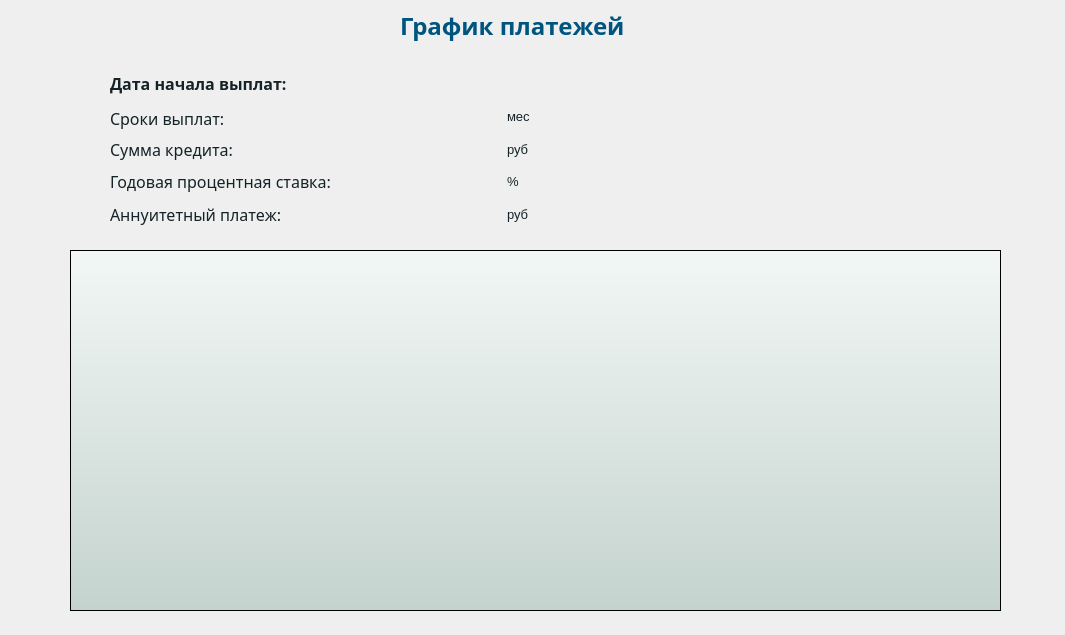
<?xml version="1.0" encoding="UTF-8"?>
<ui version="4.0">
 <class>secondwindow</class>
 <widget class="QDialog" name="secondwindow">
  <property name="geometry">
   <rect>
    <x>0</x>
    <y>0</y>
    <width>1065</width>
    <height>635</height>
   </rect>
  </property>
  <property name="font">
   <font>
    <underline>true</underline>
   </font>
  </property>
  <property name="windowTitle">
   <string>Dialog</string>
  </property>
  <property name="styleSheet">
   <string notr="true">QDialog{background-image: url(:/resources/img/амва1.png);}
QTableView{
background-color: qlineargradient(spread:pad, x1:0, y1:1, x2:0, y2:0, stop:1 rgba(242, 247, 245), stop:0 rgba(196, 211, 206));}

QLabel{color: rgb(20, 35, 39);}

RecordSheet::item {
border: 0px;
color: black;
padding: 1px 0px 0px 3px;
}
RecordSheet::item:selected, RecordSheet::item:selected:!active {
background-color: #e8b417;
color: black;
}</string>
  </property>
  <widget class="QLabel" name="label">
   <property name="geometry">
    <rect>
     <x>400</x>
     <y>10</y>
     <width>271</width>
     <height>31</height>
    </rect>
   </property>
   <property name="font">
    <font>
     <family>GOST type B (plotter)</family>
     <pointsize>18</pointsize>
     <weight>75</weight>
     <bold>true</bold>
     <underline>false</underline>
     <strikeout>false</strikeout>
    </font>
   </property>
   <property name="styleSheet">
    <string notr="true">color: rgb(0, 85, 127);</string>
   </property>
   <property name="text">
    <string>График платежей</string>
   </property>
  </widget>
  <widget class="QTableView" name="tableView">
   <property name="geometry">
    <rect>
     <x>70</x>
     <y>250</y>
     <width>931</width>
     <height>361</height>
    </rect>
   </property>
   <property name="styleSheet">
    <string notr="true">font: 12pt &quot;MS Sans Serif&quot;;

</string>
   </property>
  </widget>
  <widget class="QWidget" name="gridLayoutWidget">
   <property name="geometry">
    <rect>
     <x>110</x>
     <y>70</y>
     <width>561</width>
     <height>158</height>
    </rect>
   </property>
   <layout class="QGridLayout" name="gridLayout">
    <item row="4" column="0">
     <widget class="QLabel" name="label_6">
      <property name="font">
       <font>
        <family>GOST type B (plotter)</family>
        <pointsize>12</pointsize>
       </font>
      </property>
      <property name="styleSheet">
       <string notr="true"/>
      </property>
      <property name="text">
       <string>Аннуитетный платеж:</string>
      </property>
     </widget>
    </item>
    <item row="2" column="1">
     <widget class="QLabel" name="L3">
      <property name="font">
       <font>
        <family>MS Sans Serif</family>
        <pointsize>12</pointsize>
        <underline>false</underline>
       </font>
      </property>
      <property name="frameShape">
       <enum>QFrame::NoFrame</enum>
      </property>
      <property name="text">
       <string/>
      </property>
      <property name="alignment">
       <set>Qt::AlignRight|Qt::AlignTrailing|Qt::AlignVCenter</set>
      </property>
     </widget>
    </item>
    <item row="3" column="0">
     <widget class="QLabel" name="label_4">
      <property name="font">
       <font>
        <family>GOST type B (plotter)</family>
        <pointsize>12</pointsize>
       </font>
      </property>
      <property name="styleSheet">
       <string notr="true"/>
      </property>
      <property name="text">
       <string>Годовая процентная ставка:</string>
      </property>
     </widget>
    </item>
    <item row="2" column="0">
     <widget class="QLabel" name="label_1">
      <property name="enabled">
       <bool>true</bool>
      </property>
      <property name="font">
       <font>
        <family>GOST type B (plotter)</family>
        <pointsize>12</pointsize>
       </font>
      </property>
      <property name="layoutDirection">
       <enum>Qt::LeftToRight</enum>
      </property>
      <property name="styleSheet">
       <string notr="true"/>
      </property>
      <property name="frameShape">
       <enum>QFrame::NoFrame</enum>
      </property>
      <property name="lineWidth">
       <number>1</number>
      </property>
      <property name="text">
       <string>Сумма кредита:</string>
      </property>
      <property name="textFormat">
       <enum>Qt::MarkdownText</enum>
      </property>
      <property name="alignment">
       <set>Qt::AlignLeading|Qt::AlignLeft|Qt::AlignVCenter</set>
      </property>
     </widget>
    </item>
    <item row="3" column="1">
     <widget class="QLabel" name="L4">
      <property name="font">
       <font>
        <family>MS Sans Serif</family>
        <pointsize>12</pointsize>
        <underline>false</underline>
       </font>
      </property>
      <property name="frameShape">
       <enum>QFrame::NoFrame</enum>
      </property>
      <property name="text">
       <string/>
      </property>
      <property name="alignment">
       <set>Qt::AlignRight|Qt::AlignTrailing|Qt::AlignVCenter</set>
      </property>
     </widget>
    </item>
    <item row="0" column="0">
     <widget class="QLabel" name="label_5">
      <property name="font">
       <font>
        <family>GOST type B (plotter)</family>
        <pointsize>12</pointsize>
        <weight>75</weight>
        <italic>false</italic>
        <bold>true</bold>
        <underline>false</underline>
       </font>
      </property>
      <property name="styleSheet">
       <string notr="true">color: rgb(20, 35, 39);</string>
      </property>
      <property name="text">
       <string>Дата начала выплат:</string>
      </property>
     </widget>
    </item>
    <item row="0" column="1">
     <widget class="QLabel" name="L1">
      <property name="font">
       <font>
        <family>MS Sans Serif</family>
        <pointsize>12</pointsize>
        <underline>true</underline>
       </font>
      </property>
      <property name="styleSheet">
       <string notr="true"/>
      </property>
      <property name="frameShape">
       <enum>QFrame::NoFrame</enum>
      </property>
      <property name="text">
       <string/>
      </property>
      <property name="alignment">
       <set>Qt::AlignRight|Qt::AlignTrailing|Qt::AlignVCenter</set>
      </property>
     </widget>
    </item>
    <item row="1" column="1">
     <widget class="QLabel" name="L2">
      <property name="font">
       <font>
        <family>MS Sans Serif</family>
        <pointsize>12</pointsize>
        <underline>false</underline>
       </font>
      </property>
      <property name="styleSheet">
       <string notr="true">border-bottom-color: rgb(255, 255, 255);</string>
      </property>
      <property name="frameShape">
       <enum>QFrame::NoFrame</enum>
      </property>
      <property name="text">
       <string/>
      </property>
      <property name="alignment">
       <set>Qt::AlignRight|Qt::AlignTrailing|Qt::AlignVCenter</set>
      </property>
     </widget>
    </item>
    <item row="4" column="1">
     <widget class="QLabel" name="L5">
      <property name="font">
       <font>
        <family>MS Sans Serif</family>
        <pointsize>12</pointsize>
        <underline>false</underline>
       </font>
      </property>
      <property name="frameShape">
       <enum>QFrame::NoFrame</enum>
      </property>
      <property name="text">
       <string/>
      </property>
      <property name="alignment">
       <set>Qt::AlignRight|Qt::AlignTrailing|Qt::AlignVCenter</set>
      </property>
     </widget>
    </item>
    <item row="1" column="0">
     <widget class="QLabel" name="label_3">
      <property name="font">
       <font>
        <family>GOST type B (plotter)</family>
        <pointsize>12</pointsize>
       </font>
      </property>
      <property name="styleSheet">
       <string notr="true"/>
      </property>
      <property name="frameShape">
       <enum>QFrame::NoFrame</enum>
      </property>
      <property name="lineWidth">
       <number>1</number>
      </property>
      <property name="text">
       <string>Сроки выплат:</string>
      </property>
      <property name="textFormat">
       <enum>Qt::MarkdownText</enum>
      </property>
      <property name="alignment">
       <set>Qt::AlignBottom|Qt::AlignLeading|Qt::AlignLeft</set>
      </property>
     </widget>
    </item>
    <item row="2" column="2">
     <widget class="QLabel" name="rub">
      <property name="font">
       <font>
        <family>MS Sans Serif</family>
        <pointsize>10</pointsize>
       </font>
      </property>
      <property name="text">
       <string>руб</string>
      </property>
     </widget>
    </item>
    <item row="4" column="2">
     <widget class="QLabel" name="rub2">
      <property name="font">
       <font>
        <family>MS Sans Serif</family>
        <pointsize>10</pointsize>
       </font>
      </property>
      <property name="text">
       <string>руб</string>
      </property>
     </widget>
    </item>
    <item row="3" column="2">
     <widget class="QLabel" name="pr">
      <property name="font">
       <font>
        <family>MS Sans Serif</family>
        <pointsize>10</pointsize>
       </font>
      </property>
      <property name="text">
       <string>%</string>
      </property>
     </widget>
    </item>
    <item row="1" column="2">
     <widget class="QLabel" name="mm">
      <property name="font">
       <font>
        <family>MS Sans Serif</family>
        <pointsize>10</pointsize>
       </font>
      </property>
      <property name="styleSheet">
       <string notr="true"/>
      </property>
      <property name="text">
       <string>мес</string>
      </property>
     </widget>
    </item>
   </layout>
  </widget>
 </widget>
 <resources/>
 <connections/>
</ui>
